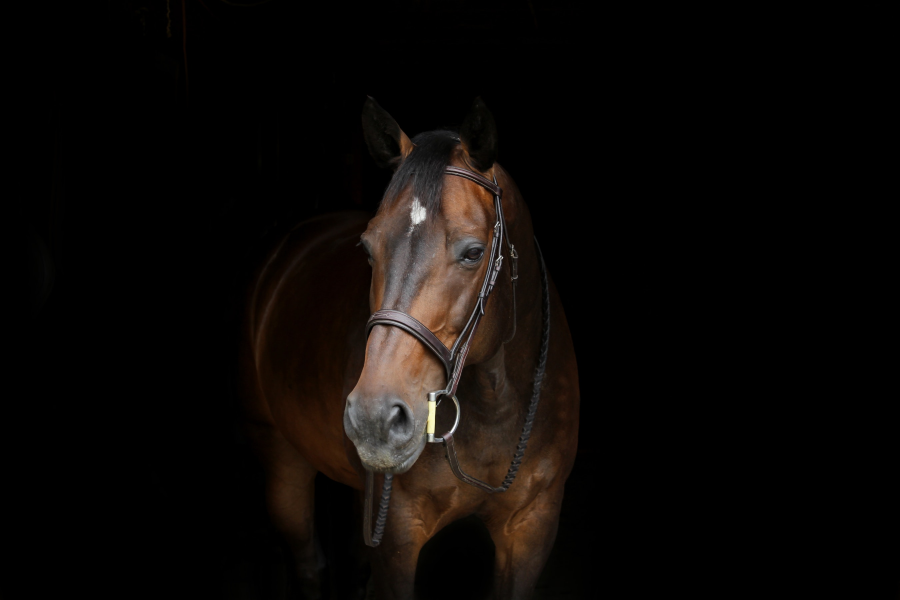
#> input picture ComputerVision/DATA/horse.jpg, 2700 x 1800 px (shown at 1/3 size)
$ jupyter execute --allow-errors 3.7-Histograms.ipynb   (shell and % lines are left out)
#> lines starting #> are read from the running program, lines starting #| are printed output that depends on the picture
# Histograms

Check out the video for full details, but here is also a great write-up: http://www.cambridgeincolour.com/tutorials/histograms1.htm

[cell 1]
import cv2
import numpy as np
import matplotlib.pyplot as plt

## Image Histograms with OpenCV

[cell 2]
dark_horse = cv2.imread('../DATA/horse.jpg')
#> dark_horse is the input picture: shape (1800, 2700, 3); mean B, G, R 6.9, 8.9, 12
show_horse = cv2.cvtColor(dark_horse, cv2.COLOR_BGR2RGB)

rainbow = cv2.imread('../DATA/rainbow.jpg')
#> (the rest of this cell did not finish here and is left out)

[cell 3]
plt.imshow(show_horse)

#> (a cell that did not finish here is left out)

#> (a cell that did not finish here is left out)

### OpenCV Histogram

**cv2.calcHist(images, channels, mask, histSize, ranges[, hist[, accumulate]])**

* images : it is the source image of type uint8 or float32. it should be given in square brackets, ie, “[img]”.
* channels : it is also given in square brackets. It is the index of channel for which we calculate histogram. For example, if input is grayscale image, its value is [0]. For color image, you can pass [0], [1] or [2] to calculate histogram of blue, green or red channel respectively.
* mask : mask image. To find histogram of full image, it is given as “None”. But if you want to find histogram of particular region of image, you have to create a mask image for that and give it as mask. (I will show an example later.)
* histSize : this represents our BIN count. Need to be given in square brackets. For full scale, we pass [256].
* ranges : this is our RANGE. Normally, it is [0,256].

#> (a cell that did not finish here is left out)

#> (a cell that did not finish here is left out)

#> (a cell that did not finish here is left out)

[cell 9]
hist_values = cv2.calcHist([dark_horse], channels=[0], mask=None, histSize=[256], ranges=[0,256])
#> hist_values = 256 values, max 3726045 at index 0, min 10 at index 246, mean 18984.4

[cell 10]
plt.plot(hist_values)
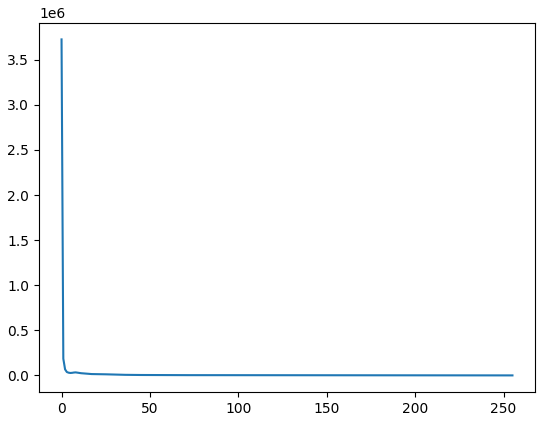
#> figure drawn by matplotlib, 1 panel; curve peaks at x = 0, y = 3726045

## Plotting 3 Color Histograms

#> (a cell that did not finish here is left out)

[cell 12]
color = ('b','g','r')

#> (the rest of this cell did not finish here and is left out)

[cell 13]
img = dark_horse
color = ('b','g','r')
for i,col in enumerate(color):
    histr = cv2.calcHist([img],[i],None,[256],[0,256])
    plt.plot(histr,color = col)
    plt.xlim([0,256])
plt.title('Dark Horse')
plt.show()
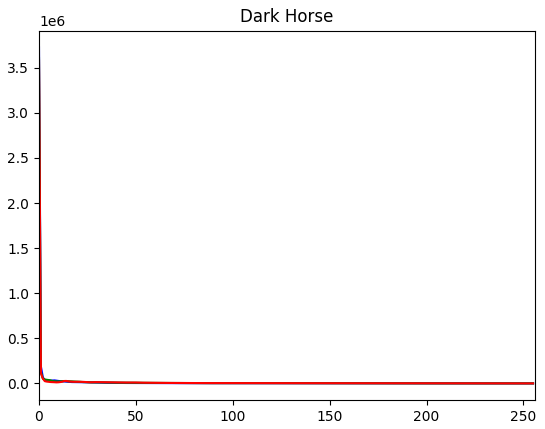
#> figure drawn by matplotlib, 1 panel; curve peaks at x = 0, y = 3726045; curve peaks at x = 0, y = 3605157; curve peaks at x = 0, y = 3582424
